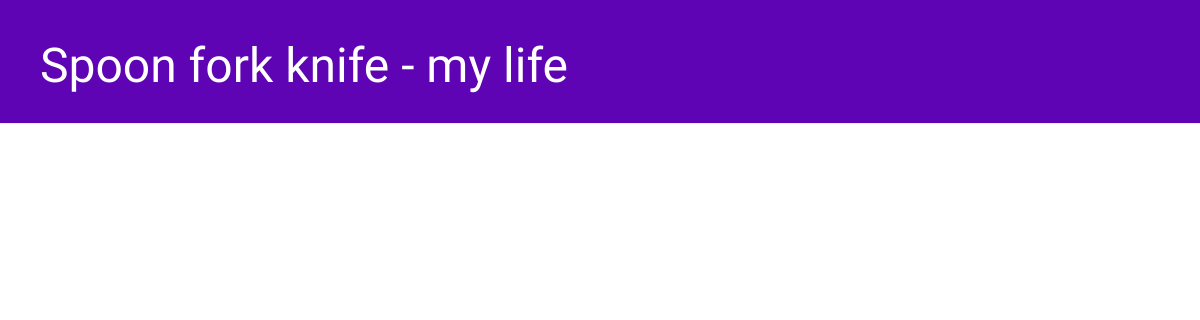
Before: / with the older database file.
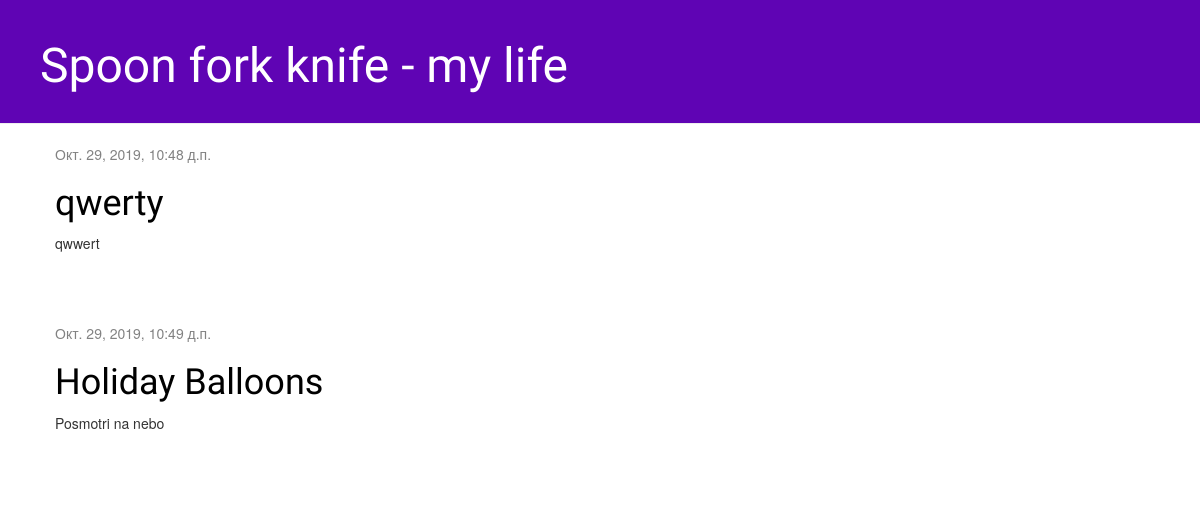
After: the same page with the newer database file.
### blog/models.py (models this page shows, shortened)
class Post(models.Model):
    author = models.ForeignKey(settings.AUTH_USER_MODEL, on_delete=models.CASCADE)
    title = models.CharField(max_length=200)
    text = models.TextField()
    created_date = models.DateTimeField(default=timezone.now)
    published_date = models.DateTimeField(blank=True, null=True)

### blog/views.py (the view)
# urls.py: path('', views.post_list, name='post_list'),
def post_list(request):
    posts = Post.objects.filter(published_date__lte=timezone.now()).order_by('published_date')
    return render(request, 'blog/post_list.html', {'posts': posts})

### blog/templates/blog/post_list.html
{% extends 'blog/base.html' %}
{% block content %}
	{% for post in posts %}
		<div class="post">
			<div class="date">
				{{ post.published_date }}
			</div>
			<h1><a href="{% url 'post_detail' pk=post.pk %}">{{ post.title }}</a></h1>
			<p>{{ post.text|linebreaksbr }}</p>
		</div>
	{% endfor %}
{% endblock %}

### blog/templates/blog/base.html (shortened to what this page needs)
{% load static %}
<html>
    <head>
        <link rel="stylesheet" href="//maxcdn.bootstrapcdn.com/bootstrap/3.2.0/css/bootstrap.min.css">
        <link rel="stylesheet" href="//maxcdn.bootstrapcdn.com/bootstrap/3.2.0/css/bootstrap-theme.min.css">
        <link rel="stylesheet" href="{% static 'css/blog.css' %}">
    </head>
    <body>
        <div class="page-header">
			<h1><a href="/">Spoon fork knife  -  my life</a></h1>
		</div>
			<div class="content container">
				<div class="row">
					<div class="col-md-8">
						{% block content %}
						{% endblock %}
					</div>
				</div>
			</div>
    </body>
</html>

### blog/static/css/blog.css (style rules this page uses)
.page-header { background-color: #5F04B4; margin-top: 0; padding: 20px 20px 20px 40px; }
.page-header h1, .page-header h1 a, .page-header h1 a:visited, .page-header h1 a:active { color: #ffffff; font-size: 36pt; text-decoration: none; }
.content { margin-left: 40px; }
h1, h2, h3, h4 { font-family: 'Lobster', cursive; }
.date { color: #828282; }
.post { margin-bottom: 70px; }
.post h1 a, .post h1 a:visited { color: #000000; }

Changed rows visible on the page:
added Post: published_date "Окт. 29, 2019, 10:48 д.п.", title "qwerty", text "qwwert"
added Post: published_date "Окт. 29, 2019, 10:49 д.п.", title "Holiday Balloons", text "Posmotri na nebo"
